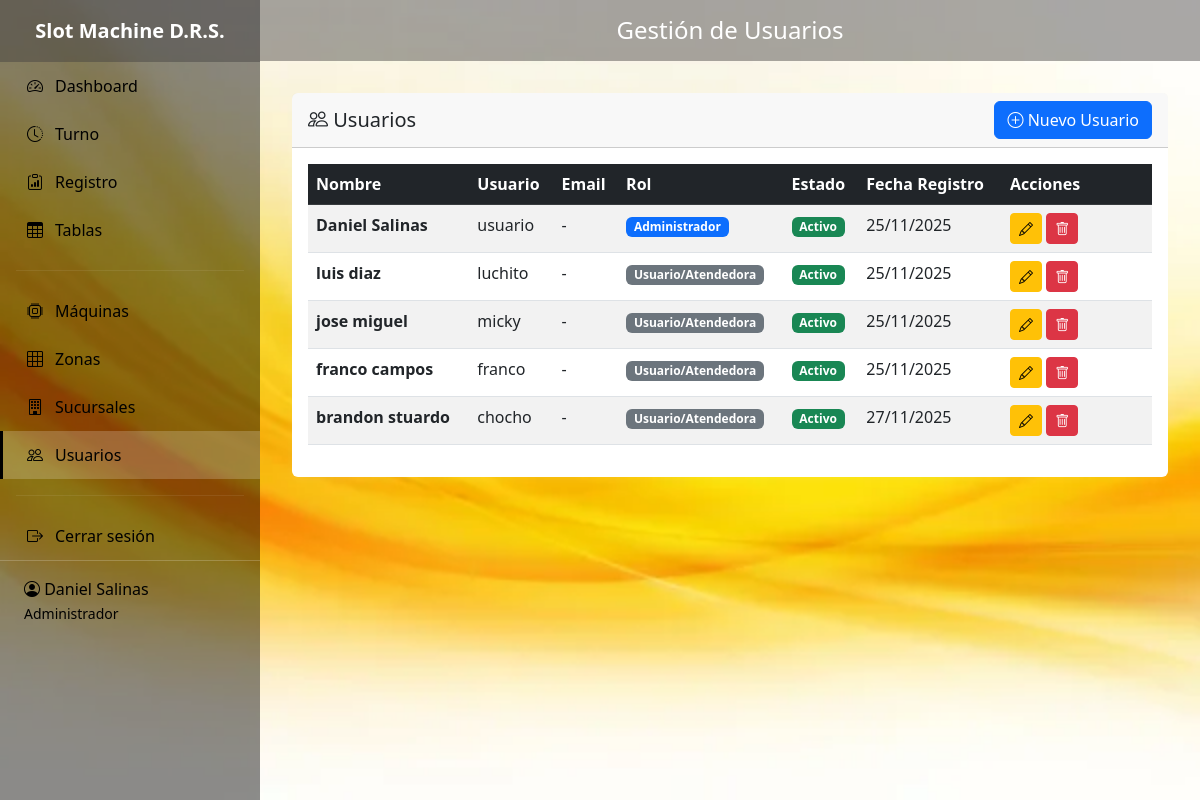
Before: /usuarios/ (signed in) with the older database file.
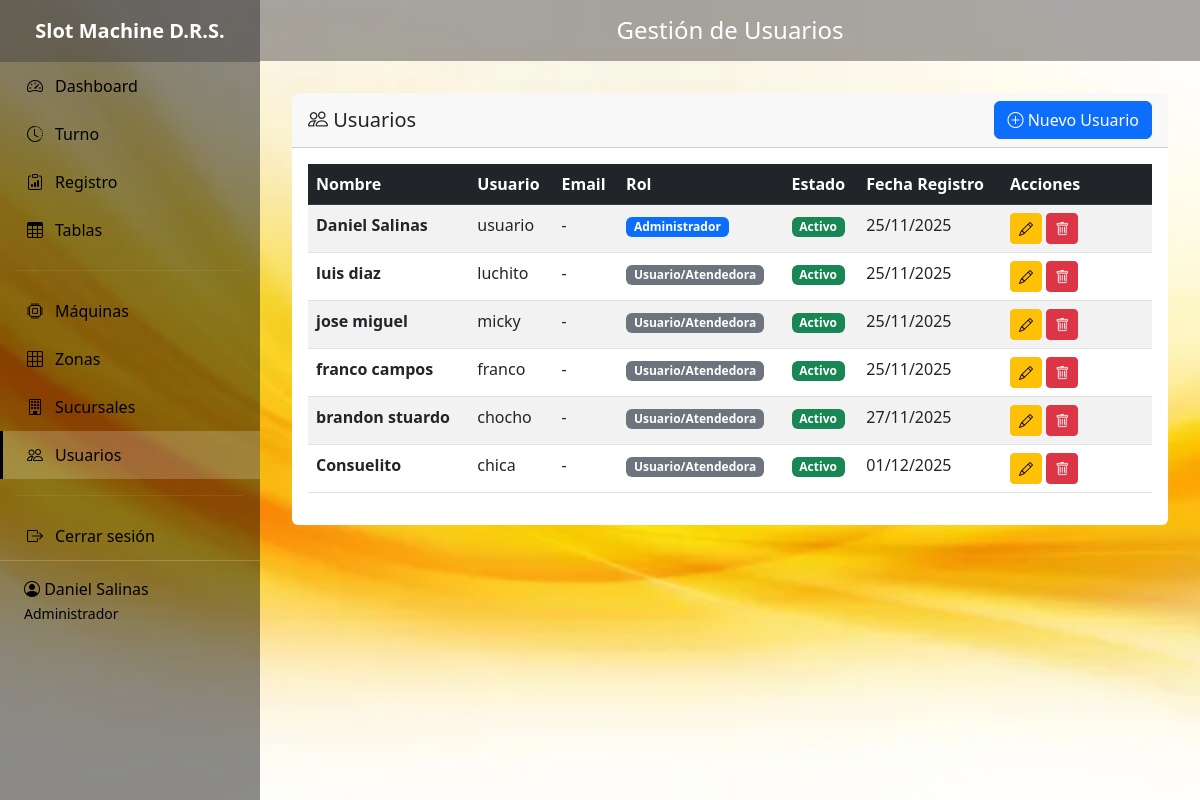
After: the same page with the newer database file.
### control/models.py (models this page shows, shortened)
class Usuario(AbstractUser):
    ROLE_CHOICES = [
        ('admin', 'Administrador'),
        ('usuario', 'Usuario/Atendedora'),
    ]
    role = models.CharField(
        max_length=20,
        choices=ROLE_CHOICES,
        default='usuario',
        verbose_name='Rol'
    )
    nombre = models.CharField(max_length=150, verbose_name='Nombre Completo')
    class Meta:
        verbose_name = 'Usuario'
        verbose_name_plural = 'Usuarios'

### control/views.py (the view)
# urls.py: path('usuarios/', views.usuarios_list, name='usuarios_list'),
@login_required
@user_passes_test(is_admin)
def usuarios_list(request):
    usuarios = Usuario.objects.all()
    return render(request, 'usuarios/list.html', {'usuarios': usuarios})

### control/views.py (called while the page is built)
def is_admin(user):
    return user.is_authenticated and user.role == 'admin'

### templates/usuarios/list.html (shortened to what this page needs)
{% extends 'base.html' %}
{% block page_title %}Gestión de Usuarios{% endblock %}
{% block content %}
<div class="card">
    <div class="card-header">
        <div class="d-flex justify-content-between align-items-center">
            <h5 class="mb-0"><i class="bi bi-people"></i> Usuarios</h5>
            <a href="{% url 'control:usuario_create' %}" class="btn btn-primary">
                <i class="bi bi-plus-circle"></i> Nuevo Usuario
            </a>
        </div>
    </div>
    <div class="card-body">
        <div class="table-responsive">
            <table class="table table-striped table-hover">
                <thead class="table-dark">
                    <tr>
                        <th>Nombre</th>
                        <th>Usuario</th>
                        <th>Email</th>
                        <th>Rol</th>
                        <th>Estado</th>
                        <th>Fecha Registro</th>
                        <th width="150">Acciones</th>
                    </tr>
                </thead>
                <tbody>
                    {% for usuario in usuarios %}
                        <tr>
                            <td><strong>{{ usuario.nombre }}</strong></td>
                            <td>{{ usuario.username }}</td>
                            <td>{{ usuario.email|default:"-" }}</td>
                            <td>
                                {% if usuario.role == 'admin' %}
                                    <span class="badge bg-primary">{{ usuario.get_role_display }}</span>
                                {% else %}
                                    <span class="badge bg-secondary">{{ usuario.get_role_display }}</span>
                                {% endif %}
                            </td>
                            <td>
                                {% if usuario.is_active %}
                                    <span class="badge bg-success">Activo</span>
                                {% else %}
                                    <span class="badge bg-danger">Inactivo</span>
                                {% endif %}
                            </td>
                            <td>{{ usuario.date_joined|date:"d/m/Y" }}</td>
                            <td>
                                <a href="{% url 'control:usuario_edit' usuario.pk %}" class="btn btn-sm btn-warning">
                                    <i class="bi bi-pencil"></i>
                                </a>
                                <a href="{% url 'control:usuario_delete' usuario.pk %}" class="btn btn-sm btn-danger">
                                    <i class="bi bi-trash"></i>
                                </a>
                            </td>
                        </tr>
                    {% empty %}
                        <tr>
                            <td colspan="7" class="text-center text-muted">No hay usuarios registrados</td>
                        </tr>
                    {% endfor %}
                </tbody>
            </table>
        </div>
    </div>
</div>
{% endblock %}

### templates/base.html (shortened to what this page needs)
{% load static %}
<!DOCTYPE html>
<html lang="es">
<head>
    <link href="https://cdn.jsdelivr.net/npm/bootstrap@5.3.0/dist/css/bootstrap.min.css" rel="stylesheet">
    <link rel="stylesheet" href="https://cdn.jsdelivr.net/npm/bootstrap-icons@1.11.0/font/bootstrap-icons.css">
    <link rel="stylesheet" href="{% static 'css/custom.css' %}">
</head>
<body>
{% if user.is_authenticated %}
    <aside class="sidebar">
        <div class="sidebar-brand">
            Slot Machine D.R.S.
        </div>
        <ul class="sidebar-nav nav flex-column">
            {% if user.role == 'admin' %}
            <li class="nav-item">
                <a class="nav-link {% if request.resolver_match.url_name == 'dashboard' %}active{% endif %}"
                   href="{% url 'control:dashboard' %}">
                    <i class="bi bi-speedometer2"></i> Dashboard
                </a>
            </li>
            {% endif %}
            <li class="nav-item">
                <a class="nav-link {% if request.resolver_match.url_name == 'turno' %}active{% endif %}"
                   href="{% url 'control:turno' %}">
                    <i class="bi bi-clock-history"></i> Turno
                </a>
            </li>
            <li class="nav-item">
                <a class="nav-link {% if request.resolver_match.url_name == 'registro' %}active{% endif %}"
                   href="{% url 'control:registro' %}">
                    <i class="bi bi-clipboard-data"></i> Registro
                </a>
            </li>
            <li class="nav-item">
                <a class="nav-link {% if request.resolver_match.url_name == 'tablas' %}active{% endif %}"
                   href="{% url 'control:tablas' %}">
                    <i class="bi bi-table"></i> Tablas
                </a>
            </li>
            {% if user.role == 'admin' %}
                <hr class="mx-3" style="border-color: rgba(255,255,255,0.3);">
                <li class="nav-item">
                    <a class="nav-link {% if 'maquinas' in request.path %}active{% endif %}"
                       href="{% url 'control:maquinas_list' %}">
                        <i class="bi bi-cpu"></i> Máquinas
                    </a>
                </li>
                <li class="nav-item">
                    <a class="nav-link {% if 'zonas' in request.path %}active{% endif %}"
                       href="{% url 'control:zonas_list' %}">
                        <i class="bi bi-grid-3x3"></i> Zonas
                    </a>
                </li>
                <li class="nav-item">
                    <a class="nav-link {% if 'sucursales' in request.path %}active{% endif %}"
                       href="{% url 'control:sucursales_list' %}">
                        <i class="bi bi-building"></i> Sucursales
                    </a>
                </li>
                <li class="nav-item">
                    <a class="nav-link {% if 'usuarios' in request.path %}active{% endif %}"
                       href="{% url 'control:usuarios_list' %}">
                        <i class="bi bi-people"></i> Usuarios
                    </a>
                </li>
            {% endif %}
            <hr class="mx-3" style="border-color: rgba(255,255,255,0.3);">
            <li class="nav-item">
                <a class="nav-link" href="{% url 'control:logout' %}">
                    <i class="bi bi-box-arrow-right"></i> Cerrar sesión
                </a>
            </li>
        </ul>
        <div class="sidebar-user">
            <i class="bi bi-person-circle"></i> {{ user.nombre }} <br>
            <small>{{ user.get_role_display }}</small>
        </div>
    </aside>
    <main class="main-content">
        <div class="top-bar">
            <h4 class="mb-0">{% block page_title %}Sistema de Control{% endblock %}</h4>
        </div>
        <div class="content-area">
            {% block content %}{% endblock %}
        </div>
    </main>
{% else %}
    {% block login_content %}{% endblock %}
{% endif %}
</body>
</html>

Changed rows visible on the page:
added Usuario: nombre "Consuelito", username "chica", email "-", role "Usuario/Atendedora", is_active "Activo", date_joined "01/12/2025"
